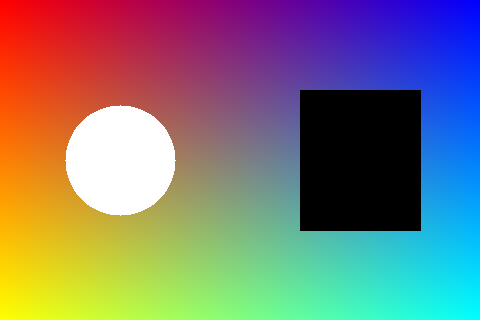
#> input picture 01_opencv_basic/outputs/01_read_gray_hist/original.png, 480 x 320 px
$ python 06_auto_exposure_practice.py
#> lines starting #> are read from the running program, lines starting #| are printed output that depends on the picture; after the words box and inside, x2 and y2 are one past the last pixel; in counts of white or black regions, pixels touching at a corner belong together; long printed decimals are rounded
### 03_raw_to_rgb/raw_to_rgb_utils.py
# -*- coding: utf-8 -*-
"""RAW-to-RGB 课程里多个脚本共用的小工具函数。"""

from pathlib import Path

import cv2
import numpy as np


SCRIPT_DIR = Path(__file__).resolve().parent
PROJECT_DIR = SCRIPT_DIR.parent
DEFAULT_IMAGE_PATH = Path(r"C:\Users\magic\Pictures\web图片\OIP.png")
FALLBACK_IMAGE_PATH = PROJECT_DIR / "01_opencv_basic" / "outputs" / "01_read_gray_hist" / "original.png"


def get_default_image_path():
    """优先使用你的 OIP 图片；如果图片不存在，就退回到项目里的练习图。"""
    if DEFAULT_IMAGE_PATH.exists():
        return DEFAULT_IMAGE_PATH
    return FALLBACK_IMAGE_PATH


def read_image_bgr(image_path):
    """读取图片，并兼容 Windows 中文路径。"""
    image_bytes = np.fromfile(str(image_path), dtype=np.uint8)
    image_bgr = cv2.imdecode(image_bytes, cv2.IMREAD_COLOR)
    return image_bgr


def resize_for_demo(image_bgr, max_width=640):
    """把过大的输入图缩小一点，避免输出图太大。"""
    height, width = image_bgr.shape[:2]
    if width <= max_width:
        return image_bgr

    scale = max_width / width
    new_size = (max_width, int(height * scale))
    return cv2.resize(image_bgr, new_size, interpolation=cv2.INTER_AREA)


def add_label(image_bgr, label, label_width=300):
    """在图片左上角写标签，方便看对比图。"""
    labeled = image_bgr.copy()
    cv2.rectangle(labeled, (0, 0), (label_width, 42), (255, 255, 255), thickness=-1)
    cv2.putText(
        labeled,
        label,
        (12, 28),
        cv2.FONT_HERSHEY_SIMPLEX,
        0.75,
        (0, 0, 255),
        2,
        cv2.LINE_AA,
    )
    return labeled

### 03_raw_to_rgb/06_auto_exposure_practice.py
# -*- coding: utf-8 -*-
"""
自动曝光 Auto Exposure 挑战练习。

上一节是手动给 gain：
    output = raw * gain

这一节升级为：
    程序根据图像亮度，自动算 gain，
    同时检查有多少像素被裁剪到 1.0。
"""

import argparse
from pathlib import Path

import cv2
import matplotlib.pyplot as plt
import numpy as np

from raw_to_rgb_utils import add_label, get_default_image_path, read_image_bgr, resize_for_demo


script_dir = Path(__file__).resolve().parent
default_image_path = get_default_image_path()
output_dir = script_dir / "outputs" / "06_auto_exposure_practice"
output_dir.mkdir(parents=True, exist_ok=True)


def simulate_normalized_raw(image_bgr):
    """用灰度图模拟已经归一化到 0.0 到 1.0 的线性 RAW。"""
    image_gray = cv2.cvtColor(image_bgr, cv2.COLOR_BGR2GRAY)
    normalized_raw = image_gray.astype(np.float32) / 255.0
    return normalized_raw


def apply_exposure_gain(normalized_raw, gain):
    """曝光补偿：乘 gain，然后限制到 0.0 到 1.0。"""
    exposure_raw = normalized_raw * gain
    return np.clip(exposure_raw, 0.0, 1.0)


def calculate_auto_gain(normalized_raw, target_mean, max_gain):
    """
    挑战 1：
    根据当前平均亮度，自动计算 gain。

    思路：
    - current_mean = normalized_raw.mean()
    - 如果 current_mean 很小，直接除会危险，所以要用 max(current_mean, 1e-6)
    - gain = target_mean / current_mean
    - gain 不能无限大，要限制在 1.0 到 max_gain

    返回：
    - gain，一个 float 数字
    """
    current_mean = normalized_raw.mean()
    current_mean = max(current_mean,1e-6)
    gain = target_mean/current_mean
    gain = np.clip(gain,1.0,max_gain)
    return gain

def calculate_clipped_ratio(image_float):
    """
    挑战 2：
    计算过曝比例。

    思路：
    - image_float >= 1.0 会得到 True/False 数组
    - np.mean(True/False) 可以得到 True 的比例

    返回：
    - clipped_ratio，一个 float 数字
    """
    TF = np.where(image_float >= 1.0 ,True,False)
    x = np.mean(TF)
    return x


def to_preview_bgr(image_float):
    """把 0.0 到 1.0 的单通道图转成 BGR 预览图。"""
    image_uint8 = (image_float * 255.0).astype(np.uint8)
    return cv2.cvtColor(image_uint8, cv2.COLOR_GRAY2BGR)


def save_histogram(before, manual_after, auto_after):
    """保存自动曝光前后的直方图。"""
    plt.figure(figsize=(12, 4))

    plt.subplot(1, 3, 1)
    plt.hist(before.ravel(), bins=80, range=(0.0, 1.0))
    plt.title("Before")
    plt.xlabel("value")
    plt.ylabel("count")

    plt.subplot(1, 3, 2)
    plt.hist(manual_after.ravel(), bins=80, range=(0.0, 1.0))
    plt.title("Manual Gain")
    plt.xlabel("value")

    plt.subplot(1, 3, 3)
    plt.hist(auto_after.ravel(), bins=80, range=(0.0, 1.0))
    plt.title("Auto Gain")
    plt.xlabel("value")

    plt.tight_layout()
    plt.savefig(output_dir / "histogram.png", dpi=150)
    plt.close()


def main():
    """读取图片，比较手动曝光和自动曝光。"""
    parser = argparse.ArgumentParser(description="Auto exposure practice")
    parser.add_argument("--image", type=str, default=str(default_image_path), help="输入图片路径")
    parser.add_argument("--manual-gain", type=float, default=2.5, help="手动曝光增益")
    parser.add_argument("--target-mean", type=float, default=0.55, help="自动曝光目标平均亮度")
    parser.add_argument("--max-gain", type=float, default=4.0, help="自动曝光最大增益")
    args = parser.parse_args()

    image_path = Path(args.image)
    image_bgr = read_image_bgr(image_path)
#> in read_image_bgr, image_bgr is the input picture: shape (320, 480, 3); mean B, G, R 117.6, 120.7, 124.8
    if image_bgr is None:
        raise FileNotFoundError(f"图片读取失败: {image_path}")

    image_bgr = resize_for_demo(image_bgr, max_width=380)
    normalized_raw = simulate_normalized_raw(image_bgr)
#> in simulate_normalized_raw, `image_gray = cv2.cvtColor(image_bgr, cv2.COLOR_BGR2GRAY)`:
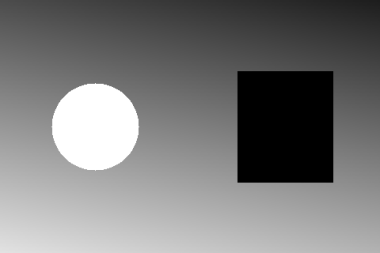
#> image_gray: shape (253, 380); min 0, max 255, mean 121.6

    manual_raw = apply_exposure_gain(normalized_raw, args.manual_gain)
#> in apply_exposure_gain, `return np.clip(exposure_raw, 0.0, 1.0)`:
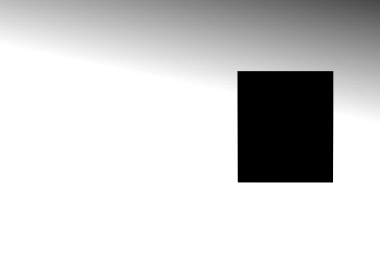
#> returned value: shape (253, 380) float32; min 0, max 1, mean 0.805
    auto_gain = calculate_auto_gain(normalized_raw, args.target_mean, args.max_gain)
#> in calculate_auto_gain, `current_mean = normalized_raw.mean()`: current_mean = 0.477
#> in calculate_auto_gain, `gain = target_mean/current_mean`: gain = 1.15
#> auto_gain = 1.15
    auto_raw = apply_exposure_gain(normalized_raw, auto_gain)

    manual_clipped_ratio = calculate_clipped_ratio(manual_raw)
#> in calculate_clipped_ratio, `TF = np.where(image_float >= 1.0 ,True,False)`:
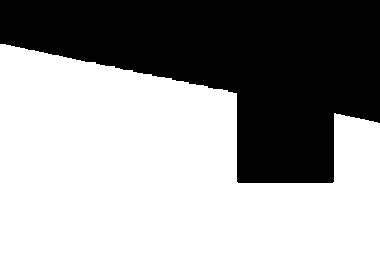
#> TF: shape (253, 380) bool; 59.1% white; 1 black region, box (x1, y1, x2, y2) and area: (0, 0, 380, 183) 39324
#> in calculate_clipped_ratio, `x = np.mean(TF)`: x = 0.591
#> manual_clipped_ratio = 0.591
    auto_clipped_ratio = calculate_clipped_ratio(auto_raw)
#> in calculate_clipped_ratio (call 2), `TF = np.where(image_float >= 1.0 ,True,False)`:
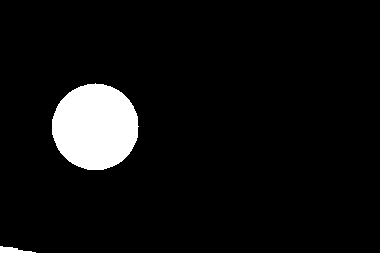
#> TF: shape (253, 380) bool; 6.3% white; 2 white regions, box (x1, y1, x2, y2) and area: (52, 83, 139, 170) 5879, (0, 246, 36, 253) 143
#> in calculate_clipped_ratio (call 2), `x = np.mean(TF)`: x = 0.0626
#> auto_clipped_ratio = 0.0626

    before_bgr = to_preview_bgr(normalized_raw)
    manual_bgr = to_preview_bgr(manual_raw)
    auto_bgr = to_preview_bgr(auto_raw)

    cv2.imwrite(str(output_dir / "01_input.png"), image_bgr)
    cv2.imwrite(str(output_dir / "02_before_exposure.png"), before_bgr)
    cv2.imwrite(str(output_dir / "03_manual_exposure.png"), manual_bgr)
    cv2.imwrite(str(output_dir / "04_auto_exposure.png"), auto_bgr)
    save_histogram(normalized_raw, manual_raw, auto_raw)
#> in save_histogram, `plt.savefig(output_dir / "histogram.png", dpi=150)`:
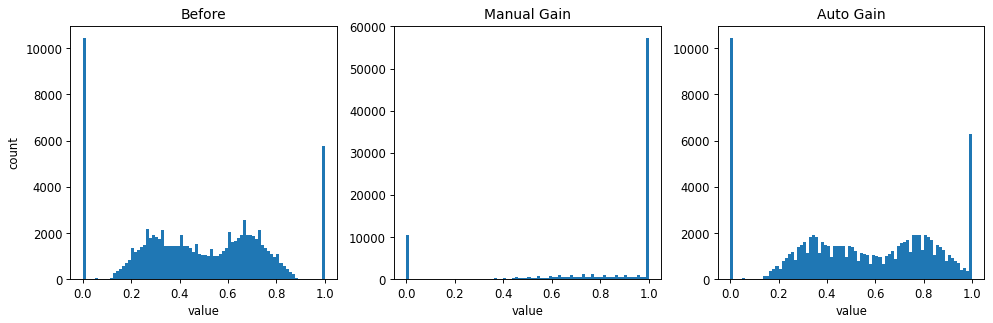
#> figure drawn by matplotlib, 3 panels; panel 1: tallest bar 10450 high, from x = 0 to 0.0125; panel 2: tallest bar 57294 high, from x = 0.988 to 1; panel 3: tallest bar 10450 high, from x = 0 to 0.0125

    compare = np.hstack(
        [
            add_label(image_bgr, "Input", label_width=250),
            add_label(before_bgr, "Before", label_width=250),
            add_label(manual_bgr, "Manual Gain", label_width=250),
            add_label(auto_bgr, "Auto Gain", label_width=250),
        ]
    )
#> call 4 of add_label, with label = 'Auto Gain', label_width = 250
#> in add_label (call 4), `cv2.putText( labeled, label, (12, 28), cv2.FONT_HERSHEY_SIMPLEX, 0.75,..`:
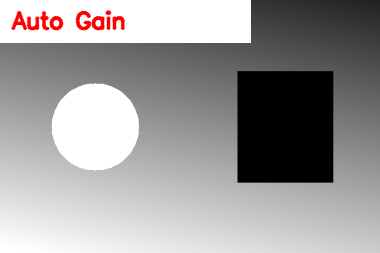
#> labeled: shape (253, 380, 3); mean B, G, R 154.3, 154.3, 156.7
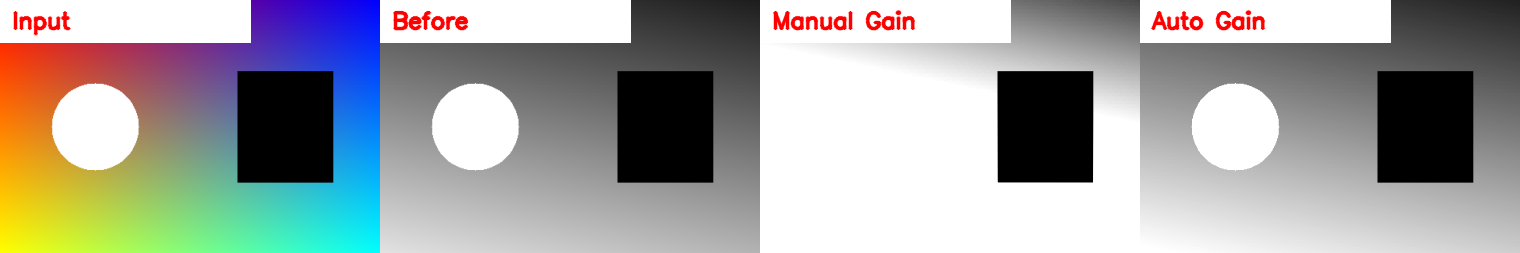
#> compare: shape (253, 1520, 3); mean B, G, R 160, 162.6, 161.6
    cv2.imwrite(str(output_dir / "compare.png"), compare)

    print("输入图片:", image_path)
    print("输出目录:", output_dir)
    print("raw mean:", float(normalized_raw.mean()))
#| raw mean: 0.4768
    print("manual gain:", float(args.manual_gain))
    print("manual clipped ratio:", float(manual_clipped_ratio))
#| manual clipped ratio: 0.591
    print("auto gain:", float(auto_gain))
#| auto gain: 1.153
    print("auto clipped ratio:", float(auto_clipped_ratio))
#| auto clipped ratio: 0.06264
    print("已保存: compare.png 和 histogram.png")


if __name__ == "__main__":
    main()
